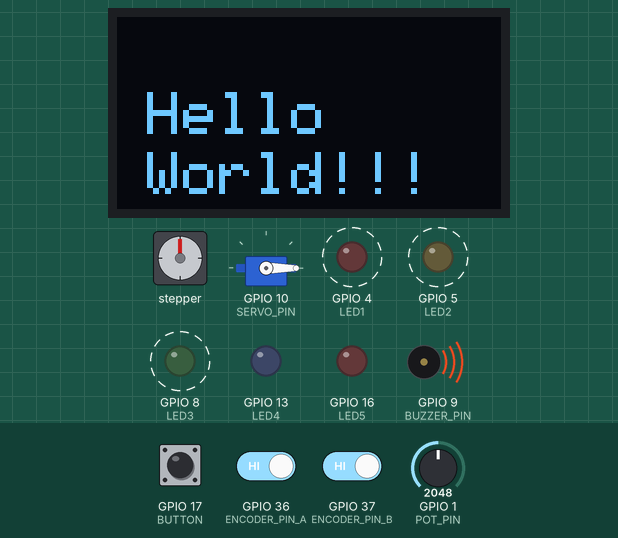
This program was run on a simulated ESP32-S3. Shown: stepper motor, 128×64 one-colour display, servo, output pins drawn as LEDs (lit = HIGH), buzzer (waves = sounding). Wiring (from diagram.json): stepper motor driver (200 steps per turn assumed): step GPIO 18; direction GPIO 19. Dashed ring = blinking. Inputs (shaded band) come from the test bench; at power-on: GPIO 17 (BUTTON) HIGH, GPIO 1 (POT_PIN) = 2048, GPIO 36 (ENCODER_PIN_A) HIGH, GPIO 37 (ENCODER_PIN_B) HIGH. Pins used as bus, display or sensor lines are not drawn; what the program prints to the serial monitor is not drawn.

Above: at 2.2 s.
2.3 s: GPIO 17 (BUTTON) pulled LOW for 0.15 s
At 2.7 s:
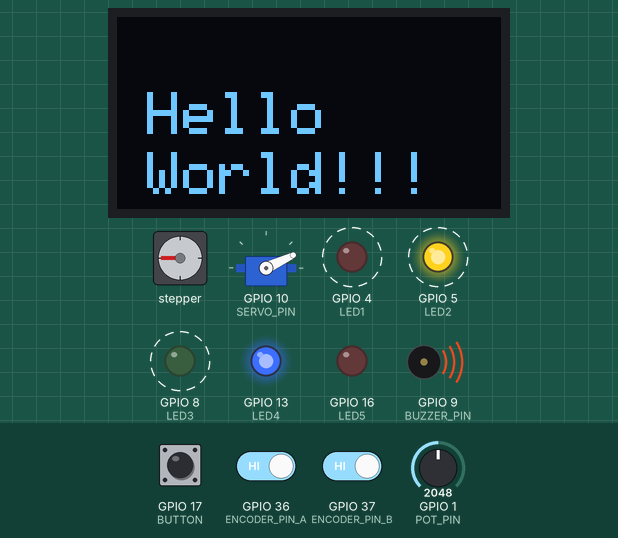
3.0 s: GPIO 17 (BUTTON) pulled LOW for 1 s
At 3.9 s:
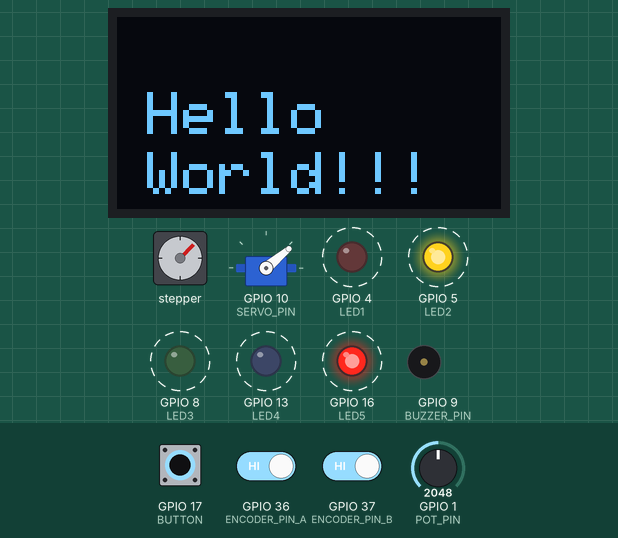
4.6 s: GPIO 17 (BUTTON) pulled LOW for 0.15 s
At 4.8 s:
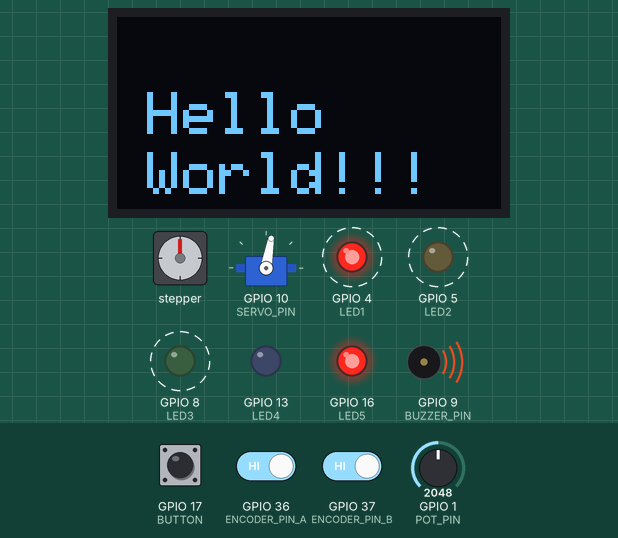
5.3 s: GPIO 17 (BUTTON) pulled LOW for 3.2 s
At 6.3 s:
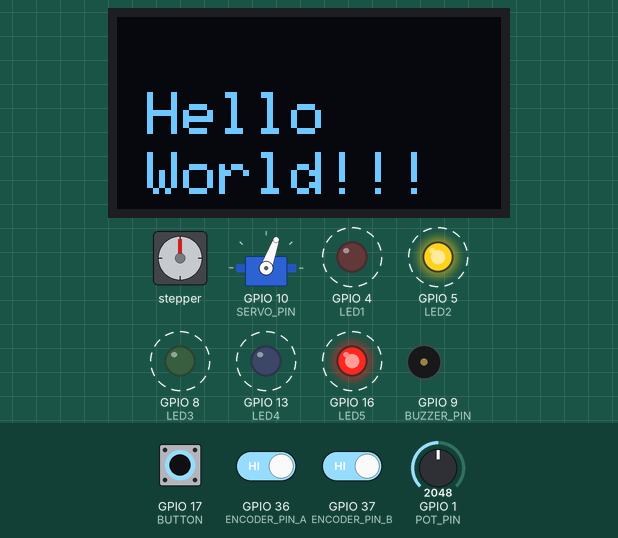
9.1 s: GPIO 17 (BUTTON) pulled LOW for 0.15 s
At 9.6 s:
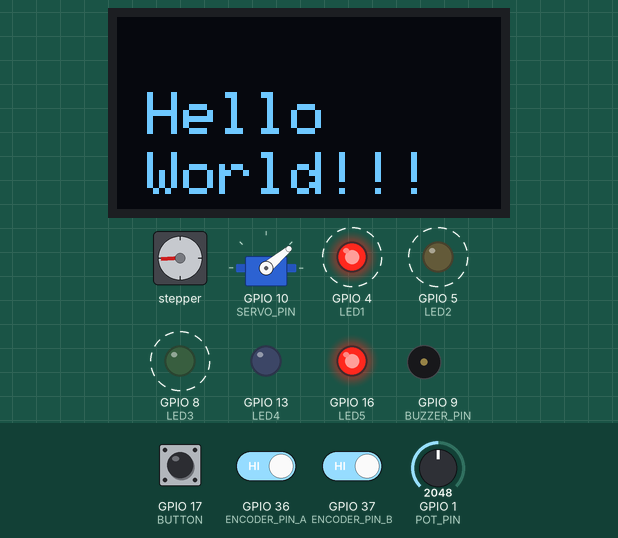
9.8 s: GPIO 17 (BUTTON) pulled LOW for 1 s
At 10.2 s:
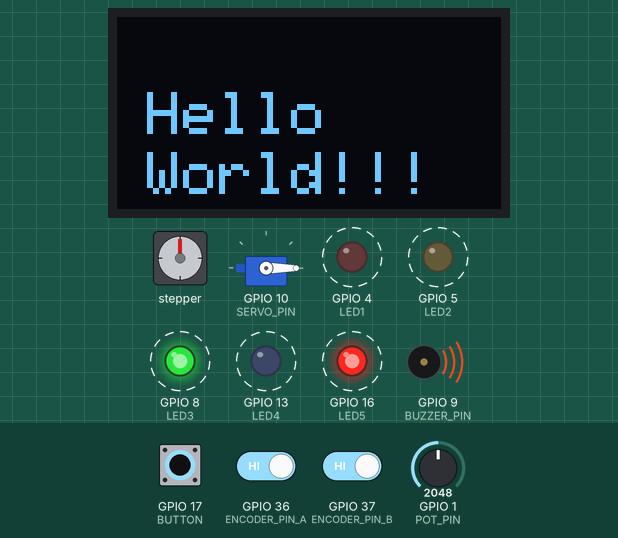
Timing chart, 0 to 14.5 s (numbered marks = the images above; inputs shaded):
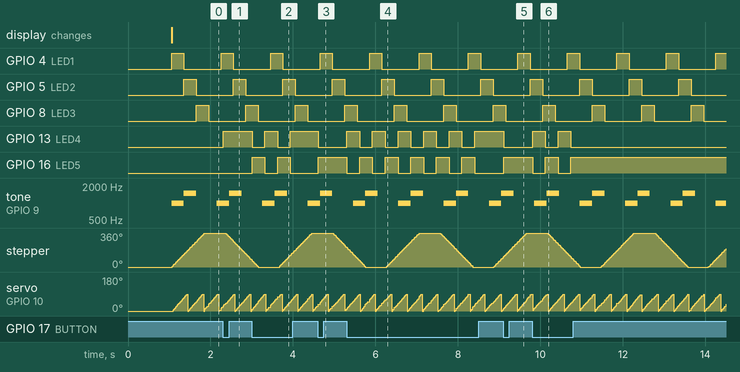

Measured:
- after the input at 2.3 s, GPIO 13 (LED4): LOW → HIGH at once
- after the input at 3.0 s, GPIO 13 (LED4), GPIO 16 (LED5): alternates HIGH for 0.31 s and LOW for 0.31 s, starting at once
- after the input at 4.6 s, GPIO 13 (LED4): HIGH → LOW at once; GPIO 16 (LED5): LOW → HIGH at once
- after the input at 5.3 s, GPIO 13 (LED4), GPIO 16 (LED5): alternates HIGH for 0.31 s and LOW for 0.31 s, starting at once
- after the input at 9.1 s, GPIO 13 (LED4): HIGH → LOW at once; GPIO 16 (LED5): LOW → HIGH at once
- after the input at 9.8 s, GPIO 13 (LED4): alternates HIGH for 0.31 s and LOW for 0.31 s, 4 changes in all, then stays LOW, starting at once; GPIO 16 (LED5): alternates HIGH for 0.31 s and LOW for 0.31 s, 4 changes in all, then stays HIGH, starting at once
- by itself, GPIO 4 (LED1), GPIO 5 (LED2), GPIO 8 (LED3): alternates HIGH for 0.30 s and LOW for 0.90 s
- by itself, tone on GPIO 9 (BUZZER_PIN): repeats every 1.1 s: 1500 Hz 0.30 s, silent 0.50 s, 1000 Hz 0.30 s

The program:

main.cpp
```cpp
#include <Wire.h>
#include <Adafruit_GFX.h>
#include <Adafruit_SSD1306.h>
#include <Servo.h>

// ========== OLED ==========
#define SCREEN_WIDTH 128
#define SCREEN_HEIGHT 64
#define OLED_RESET    -1
#define I2C_ADDRESS   0x3C
Adafruit_SSD1306 display(SCREEN_WIDTH, SCREEN_HEIGHT, &Wire, OLED_RESET);

// ========== LED ==========
#define LED1 4
#define LED2 5
#define LED3 8

// ========== PUSH BUTTON ==========
#define LED4 13
#define LED5 16
#define BUTTON 17
bool state = false;
TaskHandle_t TaskButton;

// ========== BUZZER ==========
#define BUZZER_PIN 9

// ========== POTENSIO ==========
#define POT_PIN 1

// ========== SERVO ==========
#define SERVO_PIN 10
Servo myServo;

// ========== STEPPER (A4988) ==========
#define STEP_PIN 18
#define DIR_PIN 19
// ENABLE pin A4988 dihubungkan ke GND

// ========== ENCODER ==========
#define ENCODER_PIN_A 36
#define ENCODER_PIN_B 37
volatile long encoderPos = 0;
int lastEncoded = 0;

// ============================
// ===== TASK DEFINITIONS =====
// ============================

// Task 1: OLED Display (Core 0)
void TaskOLED(void *pvParameters) {
  Wire.begin(7, 6); // SDA, SCL
  if (!display.begin(SSD1306_SWITCHCAPVCC, I2C_ADDRESS)) {
    Serial.println("OLED tidak terdeteksi!");
    vTaskDelete(NULL);
  }

  display.clearDisplay();
  display.setTextSize(2);
  display.setTextColor(SSD1306_WHITE);
  display.setCursor(10, 25);
  display.println("Hello");
  display.setCursor(10, 45);
  display.println("World!!!");
  display.display();

  while (true) {
    vTaskDelay(500 / portTICK_PERIOD_MS);
  }
}

// Task 2: Blink LED (Core 0)
void TaskBlink(void *pvParameters) {
  pinMode(LED1, OUTPUT);
  pinMode(LED2, OUTPUT);
  pinMode(LED3, OUTPUT);

  while (true) {
    digitalWrite(LED1, HIGH); vTaskDelay(300 / portTICK_PERIOD_MS);
    digitalWrite(LED1, LOW);
    digitalWrite(LED2, HIGH); vTaskDelay(300 / portTICK_PERIOD_MS);
    digitalWrite(LED2, LOW);
    digitalWrite(LED3, HIGH); vTaskDelay(300 / portTICK_PERIOD_MS);
    digitalWrite(LED3, LOW);
    vTaskDelay(300 / portTICK_PERIOD_MS);
  }
}

// Task 3: PushButton (Core 1)
void TaskPushButton(void *pvParameters) {
  pinMode(LED4, OUTPUT);
  pinMode(LED5, OUTPUT);
  pinMode(BUTTON, INPUT_PULLUP);

  while (true) {
    if (digitalRead(BUTTON) == LOW) {
      state = !state;
      digitalWrite(LED4, state);
      digitalWrite(LED5, !state);
      vTaskDelay(300 / portTICK_PERIOD_MS);
    }
    vTaskDelay(10 / portTICK_PERIOD_MS);
  }
}

// Task 4: Buzzer (Core 0)
void TaskBuzzer(void *pvParameters) {
  pinMode(BUZZER_PIN, OUTPUT);
  while (true) {
    tone(BUZZER_PIN, 1000);
    vTaskDelay(300 / portTICK_PERIOD_MS);
    tone(BUZZER_PIN, 1500);
    vTaskDelay(300 / portTICK_PERIOD_MS);
    noTone(BUZZER_PIN);
    vTaskDelay(500 / portTICK_PERIOD_MS);
  }
}

// Task 5: Servo (Core 0)
void TaskServo(void *pvParameters) {
  myServo.attach(SERVO_PIN);
  while (true) {
    for (int pos = 0; pos <= 90; pos += 5) {
      myServo.write(pos);
      vTaskDelay(20 / portTICK_PERIOD_MS);
    }
  }
}

// Task 6: Stepper (Core 0)
void TaskStepper(void *pvParameters) {
  pinMode(STEP_PIN, OUTPUT);
  pinMode(DIR_PIN, OUTPUT);

  while (true) {
    digitalWrite(DIR_PIN, HIGH); // searah jarum jam
    for (int i = 0; i < 200; i++) {
      digitalWrite(STEP_PIN, HIGH);
      vTaskDelay(2 / portTICK_PERIOD_MS);
      digitalWrite(STEP_PIN, LOW);
      vTaskDelay(2 / portTICK_PERIOD_MS);
    }

    vTaskDelay(500 / portTICK_PERIOD_MS);

    digitalWrite(DIR_PIN, LOW); // berlawanan
    for (int i = 0; i < 200; i++) {
      digitalWrite(STEP_PIN, HIGH);
      vTaskDelay(2 / portTICK_PERIOD_MS);
      digitalWrite(STEP_PIN, LOW);
      vTaskDelay(2 / portTICK_PERIOD_MS);
    }

    vTaskDelay(500 / portTICK_PERIOD_MS);
  }
}

// Task 7: Potensio (Core 1)
void TaskPotensio(void *pvParameters) {
  pinMode(POT_PIN, INPUT);
  while (true) {
    int nilai = analogRead(POT_PIN);
    float volt = (nilai / 4095.0) * 3.3;  // ubah ke voltase (0–3.3V)
    Serial.print("Nilai ADC: ");
    Serial.print(nilai);
    Serial.print(" | Tegangan: ");
    Serial.print(volt, 2);
    Serial.println(" V");
    vTaskDelay(500 / portTICK_PERIOD_MS);
  }
}

// Task 8: Encoder (Core 1)
void TaskEncoder(void *pvParameters) {
  while (true) {
    Serial.print("Encoder Position: ");
    Serial.println(encoderPos);
    vTaskDelay(300 / portTICK_PERIOD_MS);
  }
}
// Encoder ISR
void IRAM_ATTR updateEncoder() {
  int MSB = digitalRead(ENCODER_PIN_A);
  int LSB = digitalRead(ENCODER_PIN_B);
  int encoded = (MSB << 1) | LSB;
  int sum = (lastEncoded << 2) | encoded;

  if (sum == 0b1101 || sum == 0b0100 || sum == 0b0010 || sum == 0b1011) encoderPos++;
  if (sum == 0b1110 || sum == 0b0111 || sum == 0b0001 || sum == 0b1000) encoderPos--;

  lastEncoded = encoded;
}

// ============================
// ===== SETUP & LOOP =========
// ============================
void setup() {
  Serial.begin(115200);
  delay(1000);
  Serial.println("Memulai sistem multitasking ESP32-S3...");

  // Encoder setup
  pinMode(ENCODER_PIN_A, INPUT_PULLUP);
  pinMode(ENCODER_PIN_B, INPUT_PULLUP);
  attachInterrupt(digitalPinToInterrupt(ENCODER_PIN_A), updateEncoder, CHANGE);
  attachInterrupt(digitalPinToInterrupt(ENCODER_PIN_B), updateEncoder, CHANGE);

  // Jalankan semua task
  xTaskCreatePinnedToCore(TaskOLED, "TaskOLED", 4096, NULL, 1, NULL, 0);
  xTaskCreatePinnedToCore(TaskBlink, "TaskBlink", 2048, NULL, 1, NULL, 0);
  xTaskCreatePinnedToCore(TaskPushButton, "TaskButton", 4096, NULL, 1, &TaskButton, 1);
  xTaskCreatePinnedToCore(TaskBuzzer, "TaskBuzzer", 2048, NULL, 1, NULL, 0);
  xTaskCreatePinnedToCore(TaskServo, "TaskServo", 2048, NULL, 2, NULL, 0);
  xTaskCreatePinnedToCore(TaskStepper, "TaskStepper", 4096, NULL, 1, NULL, 0);
  xTaskCreatePinnedToCore(TaskPotensio, "TaskPotensio", 2048, NULL, 1, NULL, 1);
  xTaskCreatePinnedToCore(TaskEncoder, "TaskEncoder", 2048, NULL, 1, NULL, 1);
}

void loop() {
  Serial.print("Encoder Position: ");
  Serial.println(encoderPos);
  delay(1000);
}
```
